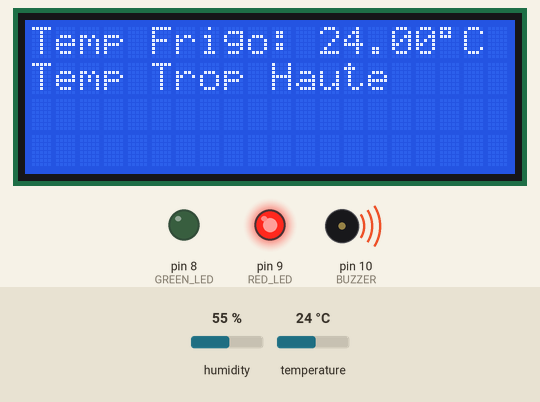
Bench run of a sketch on a simulated Arduino Uno, built with avr-gcc and run on an emulated ATmega328P. Parts: 20×4 character LCD, output pins drawn as LEDs (lit = HIGH), buzzer (waves = sounding, pin HIGH). Inputs (shaded band) come from the test bench; at power-on: temperature 24 °C, humidity 55 %.

Above: at 3.2 s.
3.3 s: temperature set to 10 °C
At 4.7 s:
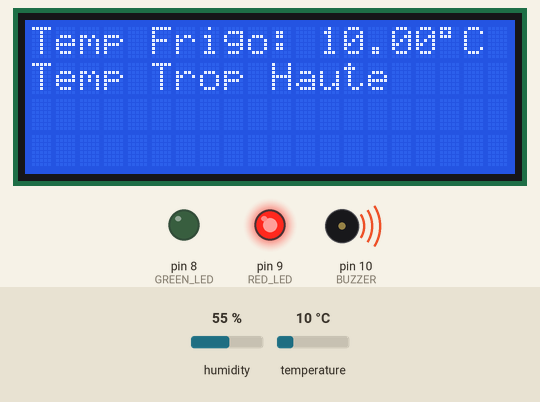
6.0 s: temperature set to 7 °C
At 7.3 s:
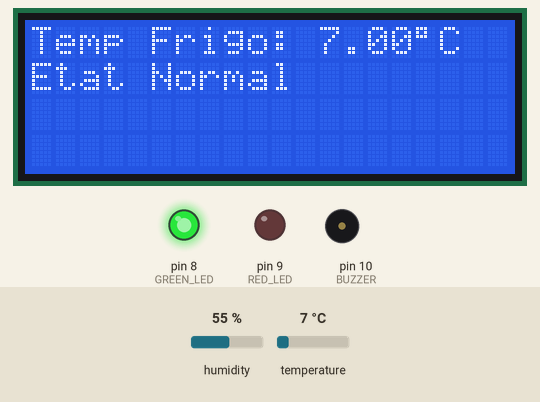
8.7 s: temperature set to 3 °C
At 11.4 s:
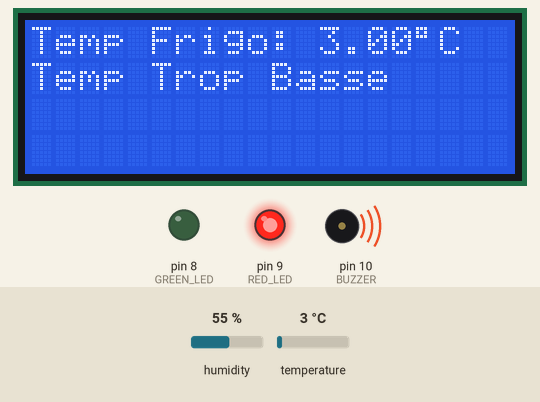
Timing chart, 0 to 12.9 s (numbered marks = the images above; inputs shaded):
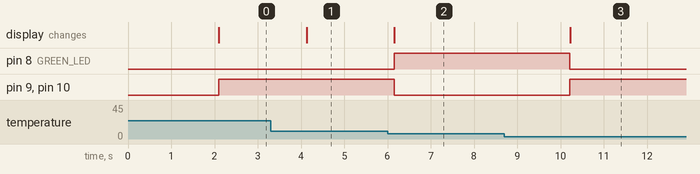

The sketch:

code.ino
```cpp
#include <DHT.h>
#include <LiquidCrystal.h>

#define DHTPIN 2
#define DHTTYPE DHT11
#define GREEN_LED 8
#define RED_LED 9
#define BUZZER 10

// LCD pins: RS, E, D4, D5, D6, D7
LiquidCrystal lcd(7, 6, 5, 4, 3, 11);
DHT dht(DHTPIN, DHTTYPE);

void setup() {
  pinMode(GREEN_LED, OUTPUT);
  pinMode(RED_LED, OUTPUT);
  pinMode(BUZZER, OUTPUT);
  lcd.begin(20, 4);
  dht.begin();
  lcd.setCursor(0, 0);
  lcd.print(" Systeme de ");
  lcd.setCursor(0, 1);
  lcd.print(" Refrigeration ");
  delay(2000);
  lcd.clear();
}
void loop() {
  float temp = dht.readTemperature();
  lcd.clear();
  lcd.setCursor(0, 0);
  lcd.print("Temp Frigo: ");
  if (isnan(temp)) {
    lcd.print("Erreur");
    digitalWrite(GREEN_LED, LOW);
    digitalWrite(RED_LED, HIGH);
    digitalWrite(BUZZER, HIGH);
    lcd.setCursor(0, 1);
    lcd.print("Capteur HS !");
    delay(2000);
    return;
  }
  lcd.print(temp);
  lcd.print((char)223);
  lcd.print("C");
  // Température normale
  if (temp >= 5 && temp <= 8) {
    digitalWrite(GREEN_LED, HIGH);
    digitalWrite(RED_LED, LOW);
    digitalWrite(BUZZER, LOW);

    lcd.setCursor(0, 1);
    lcd.print("Etat Normal");
  }
  // Température trop basse
  else if (temp < 5) {
    digitalWrite(GREEN_LED, LOW);
    digitalWrite(RED_LED, HIGH);
    digitalWrite(BUZZER, HIGH);

    lcd.setCursor(0, 1);
    lcd.print("Temp Trop Basse");
  }
  // Température trop élevée
  else {
    digitalWrite(GREEN_LED, LOW);
    digitalWrite(RED_LED, HIGH);
    digitalWrite(BUZZER, HIGH);
    lcd.setCursor(0, 1);
    lcd.print("Temp Trop Haute");
  }
  delay(2000);
}
```

Measured:
- the behaviour switches between 9 and 8 °C on temperature (found by bisection; images 1 and 2)
- the behaviour switches between 5 and 4 °C on temperature (found by bisection; images 2 and 3)
- after the input at 3.3 s, the display: changes after 0.83 s (image 1)
- after the input at 6.0 s, pin 8 (GREEN_LED): LOW → HIGH after 0.16 s; pin 9 (RED_LED), pin 10 (BUZZER): HIGH → LOW after 0.16 s; the display: changes after 0.16 s (image 2)
- after the input at 8.7 s, pin 8 (GREEN_LED): HIGH → LOW after 1.5 s; pin 9 (RED_LED), pin 10 (BUZZER): LOW → HIGH after 1.5 s; the display: changes after 1.5 s (image 3)
